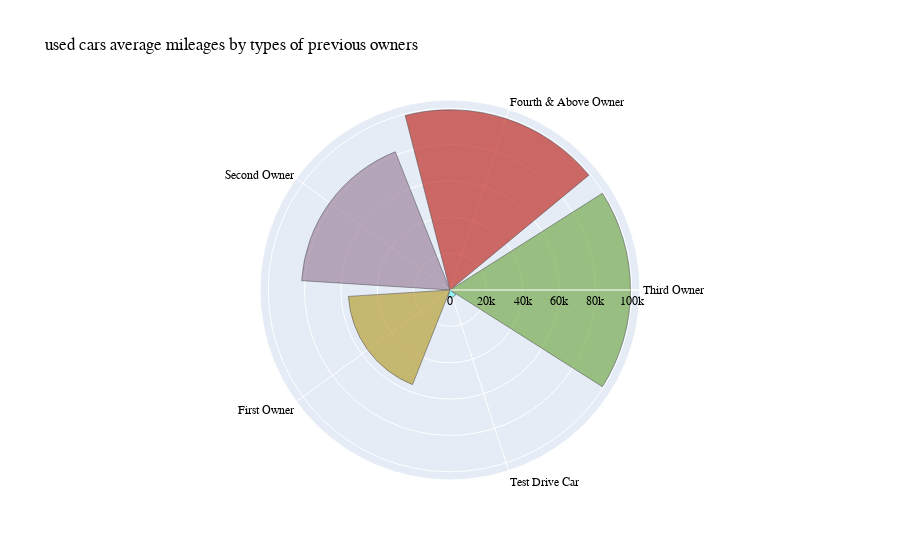

Notebook cell for this chart:
### Code cell
fig = go.Figure()
colors = ['#78AB50',
          '#C03028',
          '#A086A0',
          '#B8A038',
          '#70F8F8']
fig.add_trace(go.Barpolar(
    r = list(df2['average_mileage']),
    theta = list(df2['owner']),
    name = 'Average Mileage',
    marker_color=colors,
    marker_line_color='black',
    hoverinfo = ['all'],
    opacity=0.7
))
fig.update_layout(
    font_family="Courier New",
    font_color="black",
    title_font_family="Times New Roman",
    title_font_color="red",
    legend_title_font_color="green",
    title = 'used cars average mileages by types of previous owners'
)

### Figure 1 — Plotly figure (JSON) as saved in the notebook; plotly's stock layout.template omitted (floating-point values rounded to 4 significant figures)
{"data": [{"hoverinfo": ["all"], "marker": {"color": ["#78AB50", "#C03028", "#A086A0", "#B8A038", "#70F8F8"], "line": {"color": "black"}}, "name": "Average Mileage", "opacity": 0.7, "r": [99300.0, 99140.0, 81780.0, 56020.0, 4155], "theta": ["Third Owner", "Fourth & Above Owner", "Second Owner", "First Owner", "Test Drive Car"], "type": "barpolar"}], "layout": {"font": {"color": "black", "family": "Courier New"}, "legend": {"title": {"font": {"color": "green"}}}, "title": {"text": "used cars average mileages by types of previous owners"}}}
